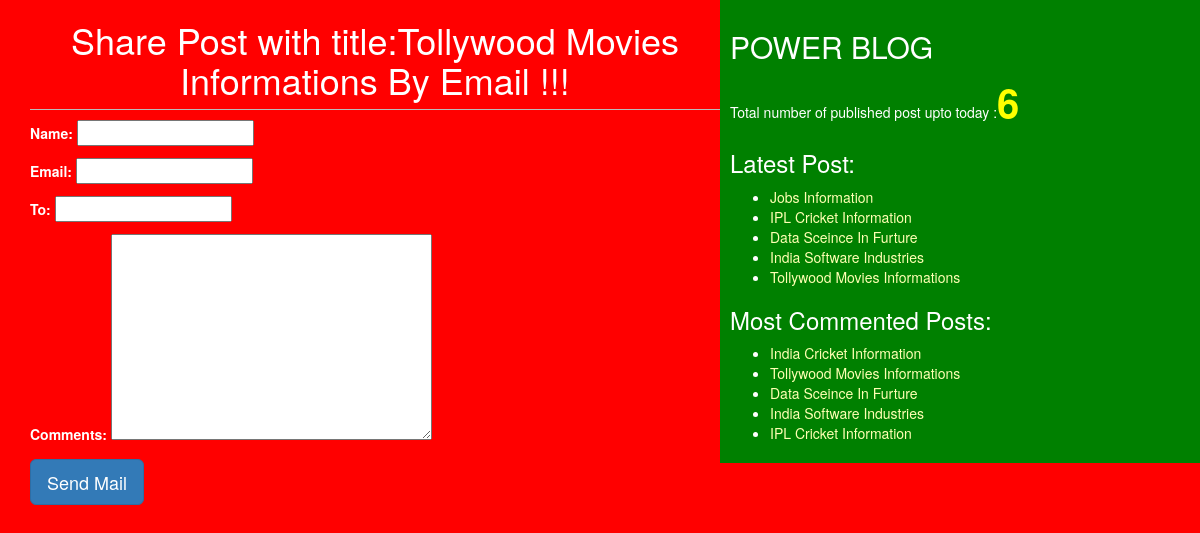
The app's page /2/share/ with its own data.
### blog/models.py (models this page shows, shortened)
class Post(models.Model):
    STATUS_CHOICES=(('draft','Draft'),('published','Published'))
    title=models.CharField(max_length=264)
    slug=models.SlugField(max_length=264,unique_for_date='publish')
    author=models.ForeignKey(User,related_name='blog_posts',on_delete=models.CASCADE)
    body=models.TextField()
    publish=models.DateTimeField(default=timezone.now)
    created=models.DateTimeField(auto_now_add=True)
    updated=models.DateTimeField(auto_now=True)
    status=models.CharField(max_length=10,choices=STATUS_CHOICES,default='draft')
    objects=CustomManager()
    tags=TaggableManager()
    class Meta:
        ordering=('-publish',)
    def get_absolute_url(self):
        return reverse('post_detail',args=[self.publish.year,self.publish.strftime('%m'),self.publish.strftime('%d'),self.slug])

### blog/views.py (the view)
# urls.py: re_path(r'^(?P<id>\d+)/share/$',views.mail_send_view),
def mail_send_view(request,id):
    post=get_object_or_404(Post,id=id,status='published')
    sent=False
    if request.method=='POST':
        form=EmailSendForm(request.POST)
        if form.is_valid():
            cd=form.cleaned_data
            subject='{}({}) recommends you to read"{}"'.format(cd['name'],cd['email'],post.title)
            post_url=request.build_absolute_uri(post.get_absolute_url())
            message='Read Post At:\n {}\n\n{}\' Comments:\n{}'.format(post_url,cd['name'],cd['comments'])
            send_mail(subject,message,'pstar2319@gmail.com',[cd['to']])
            sent=True
    else:
        form=EmailSendForm()
    return render(request,'blog/sharebymail.html',{'form':form,'post':post,'sent':sent})

### blog/forms.py
class EmailSendForm(forms.Form):
    name=forms.CharField()
    email=forms.EmailField()
    to=forms.EmailField()
    comments=forms.CharField(required=False,widget=forms.Textarea)

### blog/models.py (called while the page is built)
    def get_queryset(self):
        return super().get_queryset().filter(status='published')

### blog/templatetags/blog_tags.py (called while the page is built)
@register.simple_tag
def total_posts():
    return Post.objects.count()

@register.inclusion_tag('blog/latest_posts123.html')
def show_latest_posts(count=5):
    latest_posts=Post.objects.order_by('-publish')[:count]
    return {'latest_posts':latest_posts}

@register.simple_tag
def get_most_commented_posts(count=5):
    return Post.objects.annotate(total_comments=Count('comments')).order_by('-total_comments')[:count]

### templates/blog/sharebymail.html (shortened to what this page needs)
<!DOCTYPE html>
{%extends 'blog/base.html'%}
    {%block content%}
    {%if sent%}
     <h1>Email Successfully Sent !!!</h1>
      <h2>Post With The Title:{{post.title}} Information shared by Email</h2>
      {%else%}
       <h1>Share Post with title:{{post.title}} By Email !!!</h1>
        <form method="POST">
        {{form.as_p}}
        <input type="Submit" class="btn btn-primary btn-lg" value="Send Mail">
        </form>
        {%endif%}
  {%endblock%}

### templates/blog/base.html (shortened to what this page needs)
<!DOCTYPE html>
{%load blog_tags%}
{%load staticfiles %}
<html lang="en" dir="ltr">
  <head>
    <link rel="stylesheet" href="https://stackpath.bootstrapcdn.com/bootstrap/3.4.1/css/bootstrap.min.css"
>
    <link rel="stylesheet" href="{% static "css/blog.css"%}">
      </head>
  <body>
    <div class="content">
      {%block content%}{%endblock%}
    </div>
    <div class='sidebar'>
      <h2>POWER BLOG</h2>
      <p>Total number of published post upto today :<span id='pcount'>{% total_posts%}</span></p>
      <h3>Latest Post:</h3>{%show_latest_posts%}
      <h3>Most Commented Posts:</h3>
      {%get_most_commented_posts as most_commented_posts%}
      <ul>
        {%for post in most_commented_posts%}
        <li><a href="{{post.get_absolute_url}}">{{post.title}}</a></li>
        {%endfor%}
      </ul>
      </div>
  </body>
</html>

### templates/blog/latest_posts123.html
<ul>
  {%for post in latest_posts%}
  <li><a href="{{post.get_absolute_url}}">{{post.title}}</a></li>
  {%endfor%}
</ul>

### static/css/blog.css (style rules this page uses)
.content { width:60%; float:left; padding:0 0 0 30px; background: red; height:100%; }
.sidebar { width:40%; float:right; padding:10px; background:green; height:100%; }
h1 { text-align: center; border-bottom: 1px solid #bbb; padding-bottom:10px; }
body { color: white; background: red; }
a { color:#ffffb3; }
#pcount { font-size: 40px; color: yellow; font-weight: bold; }
textarea { color: black; }

### records on screen
Post: title "Tollywood Movies Informations"
Post: title "Jobs Information"
Post: title "IPL Cricket Information"
Post: title "Data Sceince In Furture"
Post: title "India Software Industries"
Post: title "India Cricket Information"
